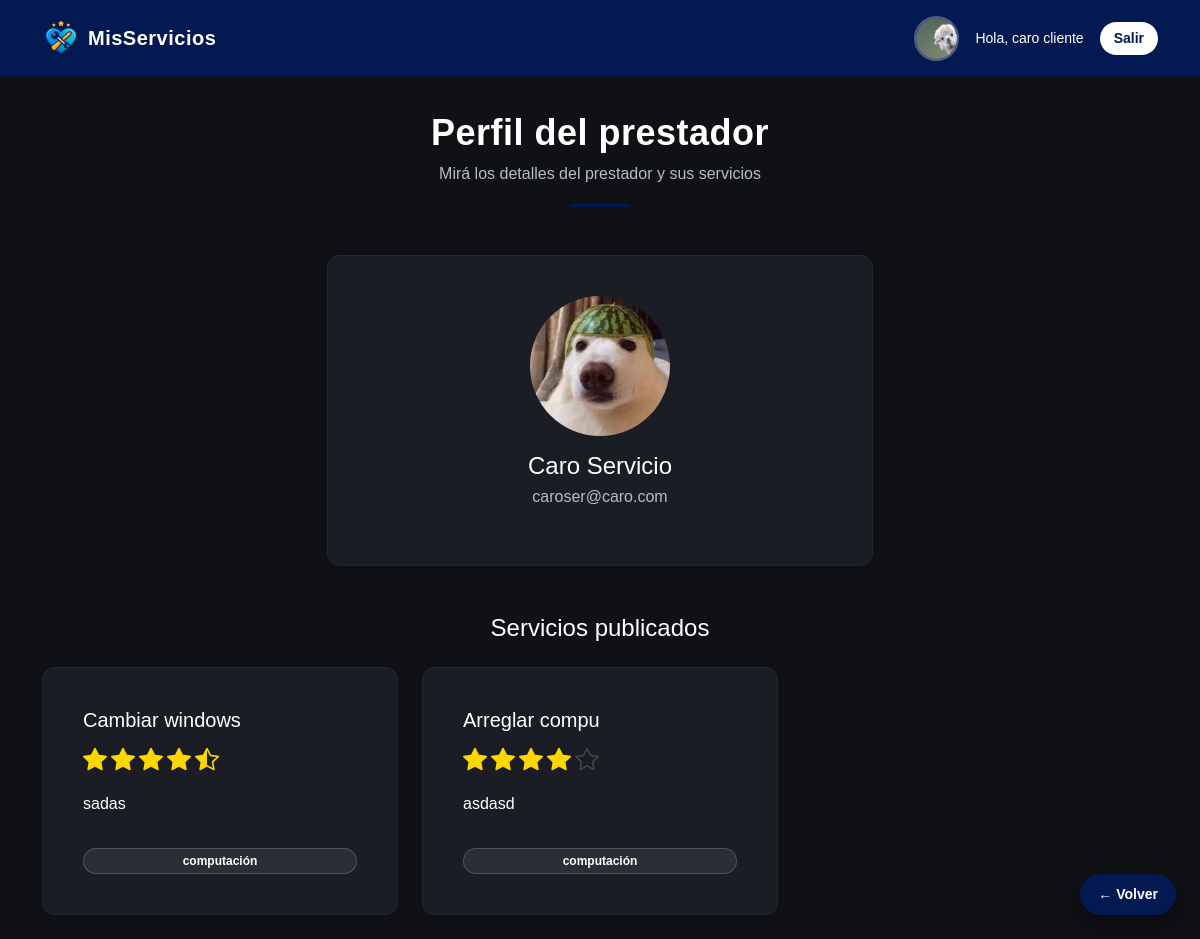
Screenshot of /prestador/1 (signed in) with the database file from the repository.
### models.py (models this page shows, shortened)
class Usuario(UserMixin, db.Model):
    __tablename__ = 'usuarios'
    id = db.Column(db.Integer, primary_key=True)
    nombre = db.Column(db.String(100), nullable=False)
    email = db.Column(db.String(120), unique=True, nullable=False)
    password = db.Column(db.String(255), nullable=False)
    rol = db.Column(db.String(20), nullable=False)
    imagen = db.Column(db.String(200))
    calificaciones = db.relationship('Calificacion', backref='cliente', lazy=True)

class Servicio(db.Model):
    __tablename__ = 'servicios'
    id = db.Column(db.Integer, primary_key=True)
    titulo = db.Column(db.String(100), nullable=False)
    descripcion = db.Column(db.Text, nullable=False)
    categoria = db.Column(db.String(50), nullable=False)
    usuario_id = db.Column(
        db.Integer,
        db.ForeignKey('usuarios.id'),
        nullable=False
    )
    usuario = db.relationship('Usuario', backref='servicios', lazy=True)
    calificaciones = db.relationship(
        'Calificacion',
        backref='servicio',
        lazy=True,
        cascade='all, delete-orphan'
    )
    def promedio_estrellas(self):
        if not self.calificaciones:
            return None
        total = 0
        cantidad = 0
        for c in self.calificaciones:
            promedio_c = (c.precio + c.calidad + c.amabilidad) / 3
            total += promedio_c
            cantidad += 1
        return round(total / cantidad, 1)

### app.py (the view)
@app.route('/prestador/<int:usuario_id>')
def perfil_prestador(usuario_id):
    prestador = Usuario.query.get_or_404(usuario_id)
    servicios = Servicio.query.filter_by(usuario_id=prestador.id).all()
    return render_template(
        'perfil_prestador.html',
        prestador=prestador,
        servicios=servicios
    )

### app.py (called while the page is built)
@login_manager.user_loader
def load_user(user_id):
    return Usuario.query.get(int(user_id))

### templates/perfil_prestador.html
{% from "components/estrellas.html" import render_estrellas %}
{% extends "base.html" %}
{% block page_header %}
    {% set titulo = "Perfil del prestador" %}
    {% set subtitulo = "Mirá los detalles del prestador y sus servicios" %}
    {% include "components/page_header.html" %}
{% endblock %}
{% block content %}
<div class="row justify-content-center mb-5">
    <div class="col-12 col-md-8 col-lg-6">
        <div class="card shadow-sm text-center">
            <div class="card-body">
                {% if prestador.imagen %}
                    <img src="{{ url_for('static', filename='uploads/' + prestador.imagen) }}"
                         class="rounded-circle mb-3"
                         width="140" height="140">
                {% else %}
                    <div class="prestador-avatar-placeholder mx-auto mb-3"
                         style="width:140px;height:140px;font-size:40px;">
                        {{ prestador.nombre[0] }}
                    </div>
                {% endif %}
                <h4 class="mb-1">{{ prestador.nombre }}</h4>
                <p class="text-muted">{{ prestador.email }}</p>
            </div>
        </div>
    </div>
</div>
<h4 class="text-center mb-4">Servicios publicados</h4>
<div class="row g-4">
    {% for servicio in servicios %}
        <div class="col-12 col-sm-6 col-lg-4">
            <div class="card h-100 shadow-sm">
                <div class="card-body d-flex flex-column">
                    <h5 class="mb-1">{{ servicio.titulo }}</h5>
                    {% if servicio.promedio_estrellas() %}
                        {{ render_estrellas(servicio.promedio_estrellas()) }}
                    {% else %}
                        <span class="text-muted small">Sin calificaciones</span>
                    {% endif %}
                    <p class="card-text mt-2 flex-grow-1">
                        {{ servicio.descripcion }}
                    </p>
                    <span class="badge bg-primary mt-3">
                        {{ servicio.categoria }}
                    </span>
                </div>
            </div>
        </div>
    {% endfor %}
</div>
{% endblock %}

### templates/components/estrellas.html (shortened to what this page needs)
{% macro render_estrellas(promedio) %}
    {% set enteras = promedio|int %}
    {% set media = 1 if promedio - enteras >= 0.5 else 0 %}
    {% set vacias = 5 - enteras - media %}
    <div class="estrellas estrellas-card">
        {% for _ in range(enteras) %}
            <i class="bi bi-star-fill estrella activa"></i>
        {% endfor %}
        {% if media %}
            <i class="bi bi-star-half estrella activa"></i>
        {% endif %}
        {% for _ in range(vacias) %}
            <i class="bi bi-star estrella"></i>
        {% endfor %}
    </div>
{% endmacro %}

### templates/base.html (shortened to what this page needs)
<!DOCTYPE html>
<html lang="es">
<head>
    <link href="https://cdn.jsdelivr.net/npm/bootstrap@5.3.2/dist/css/bootstrap.min.css" rel="stylesheet">
    <link rel="stylesheet" href="{{ url_for('static', filename='css/styles.css') }}">
    <link rel="stylesheet" href="https://cdn.jsdelivr.net/npm/bootstrap-icons@1.11.3/font/bootstrap-icons.css">
</head>
<body>
<nav class="navbar navbar-expand-lg navbar-custom">
    <div class="container d-flex justify-content-between align-items-center">
        <a class="navbar-brand d-flex align-items-center gap-2 fw-bold"
           href="{% if current_user.is_authenticated %}
                    {{ url_for('dashboard') }}
                 {% else %}
                    {{ url_for('index') }}
                 {% endif %}">
            <img src="{{ url_for('static', filename='img/logo-icon.png') }}"
                 class="logo-navbar">
            <span class="logo-text">MisServicios</span>
        </a>
        {% if current_user.is_authenticated %}
        <div class="d-flex align-items-center gap-3">
            {% if current_user.imagen %}
                <img src="{{ url_for('static', filename='uploads/' + current_user.imagen) }}"
                     class="avatar-navbar">
            {% else %}
                <div class="prestador-avatar-placeholder">
                    {{ current_user.nombre[0] }}
                </div>
            {% endif %}
            <span class="text-white small">
                Hola, {{ current_user.nombre }}
            </span>
            <a href="{{ url_for('logout') }}" class="btn btn-logout btn-sm">
                Salir
            </a>
        </div>
        {% endif %}
    </div>
</nav>
<main class="container py-4">
    {% block page_header %}{% endblock %}
    {% block content %}{% endblock %}
</main>
{% if request.endpoint not in ['index'] %}
<a href="javascript:history.back()" class="btn-volver">
    ← Volver
</a>
{% endif %}
</body>
</html>

### static/css/styles.css (style rules this page uses)
:root { --primary-color: #021952; --primary-hover: #04307a; --bg-dark: #0f1115; --card-dark: #1a1d24; --text-light: #ffffff; --text-muted: #b8bcc8; }
body { margin: 0; font-family: Arial, Helvetica, sans-serif; background-color: var(--bg-dark); color: var(--text-light); }
.navbar-custom { background-color: var(--primary-color); border-bottom: 1px solid #0b1333; padding: 14px 0; }
.logo-navbar { height: 38px; }
.btn-logout { background-color: #ffffff; color: var(--primary-color); border-radius: 20px; padding: 6px 14px; font-weight: 600; border: none; transition: all .2s ease; }
.btn-volver { position: fixed; bottom: 24px; right: 24px; z-index: 1500; background: var(--primary-color); color: #ffffff; text-decoration: none; padding: 10px 18px; border-radius: 30px; font-weight: 600; font-size: 14px; box-shadow: 0 10px 25px rgba(0,0,0,0.35); transition: all .2s ease; }
.card { background-color: var(--card-dark); border-radius: 12px; border: 1px solid #232734; color: #fff; width: 100%; padding: 20px; }
.text-muted { color: var(--text-muted) !important; }
.badge.bg-primary { background-color: rgba(255,255,255,0.08) !important; border: 1px solid rgba(255,255,255,0.18); border-radius: 20px; padding: 6px 14px; }
.estrellas { display: inline-flex; gap: 4px; font-size: 22px; }
.estrella.activa { color: #FFD700; }
@media (min-width: 768px) { .card { padding: 22px; } }
@media (min-width: 1024px) { .card { padding: 24px; } }
.estrellas-card { font-size: 20px; margin: 6px 0; }
@media (min-width: 768px) { .estrellas-card { font-size: 22px; } }
@media (min-width: 1024px) { .estrellas-card { font-size: 24px; } }
.estrella { color: #444; }
.logo-text { color: #ffffff; font-weight: 700; font-size: 20px; letter-spacing: 0.5px; }
.avatar-navbar { width: 45px; height: 45px; border-radius: 50%; object-fit: cover; border: 2px solid rgba(255,255,255,0.3); }

### rows the page displays
Usuario: imagen (picture), nombre "caro cliente"
Usuario: imagen (picture), nombre "Caro Servicio", email "caroser@caro.com"
Servicio: titulo "Cambiar windows", descripcion "sadas", categoria "computación"
Servicio: titulo "Arreglar compu", descripcion "asdasd", categoria "computación"

### other values shown
{{ titulo }} "Perfil del prestador"
{{ subtitulo }} "Mirá los detalles del prestador y sus servicios"
